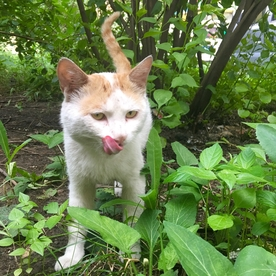
#> input picture chapter6/cat.jpg, 276 x 276 px
$ jupyter execute ImageTransformation.ipynb
#> lines starting #> are read from the running program, lines starting #| are printed output that depends on the picture
[cell 1]
import cv2
import numpy as np
from matplotlib import pyplot as plt

[cell 2]
cat = cv2.imread('cat.jpg')
#> cat is the input picture: shape (276, 276, 3); mean B, G, R 74.9, 125.6, 103.5
cat = cv2.cvtColor(cat,cv2.COLOR_BGR2RGB)
plt.imshow(cat)
plt.show()

[cell 3]
height,width = cat.shape[:2]
#> height = 276; width = 276
res = cv2.resize(cat,(2*width,2*height),interpolation=cv2.INTER_CUBIC)
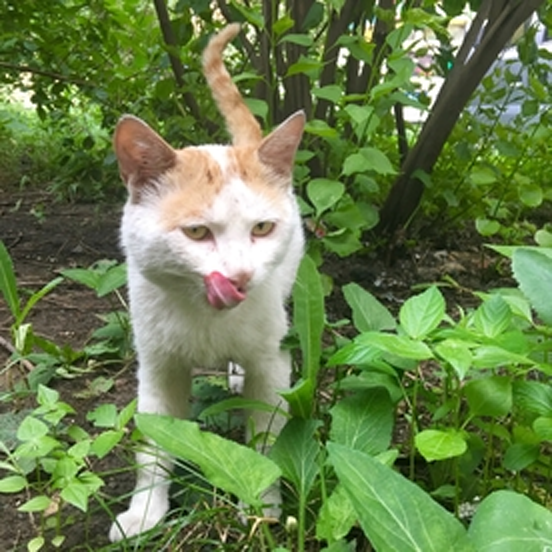
#> res: shape (552, 552, 3); mean R, G, B 103.5, 125.5, 74.9
#res = cv2.resize(cat,None,fx=2,fy=2,interpolation=cv2.INTER_CUBIC)
plt.imshow(res)
plt.show()

[cell 4]
M = np.array([[1,0,50],[0,1,30]],np.float32)
res2 = cv2.warpAffine(cat,M,(width,height))
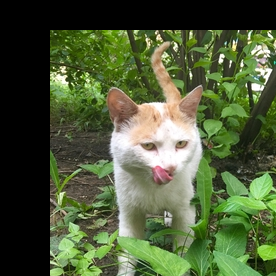
#> res2: shape (276, 276, 3); mean R, G, B 78.1, 91.4, 56.9
plt.imshow(res2)
plt.show()

$ run again, with chapter6/apple.jpg copied over chapter6/cat.jpg
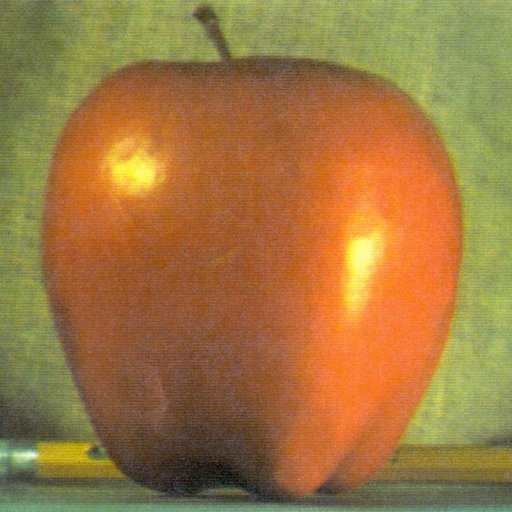
#> input picture chapter6/apple.jpg, 512 x 512 px
#> cat is the input picture: shape (512, 512, 3); mean B, G, R 64.8, 119.7, 159.1
#> `res2 = cv2.warpAffine(cat,M,(width,height))`:
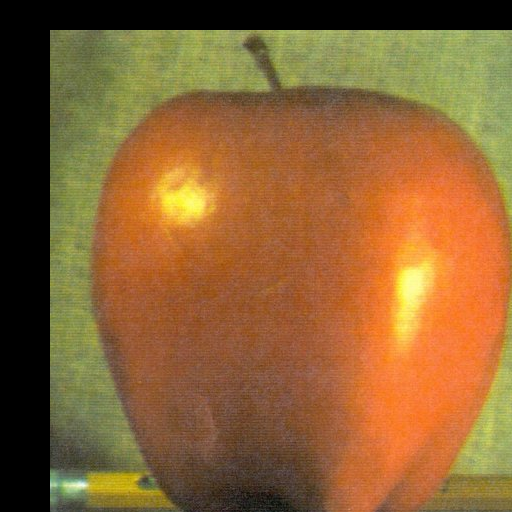
#> res2: shape (512, 512, 3); mean R, G, B 139.5, 98.6, 51.7

$ run again, with chapter6/orange.jpg copied over chapter6/cat.jpg
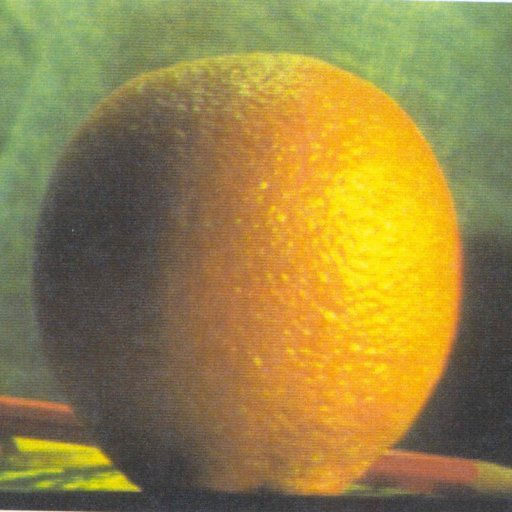
#> input picture chapter6/orange.jpg, 512 x 512 px
#> cat is the input picture: shape (512, 512, 3); mean B, G, R 69.2, 131.8, 150.2
#> `res2 = cv2.warpAffine(cat,M,(width,height))`:
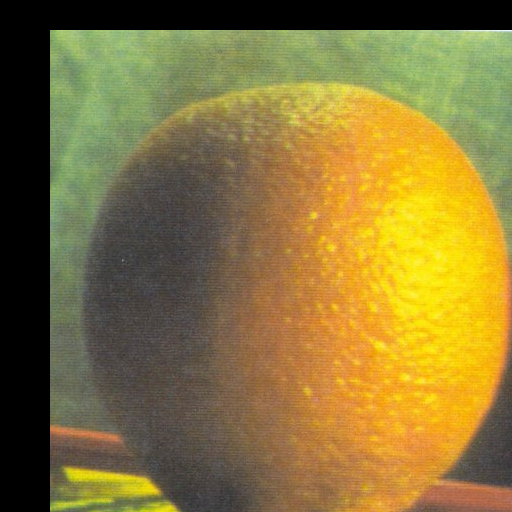
#> res2: shape (512, 512, 3); mean R, G, B 135.5, 116.8, 57.5
